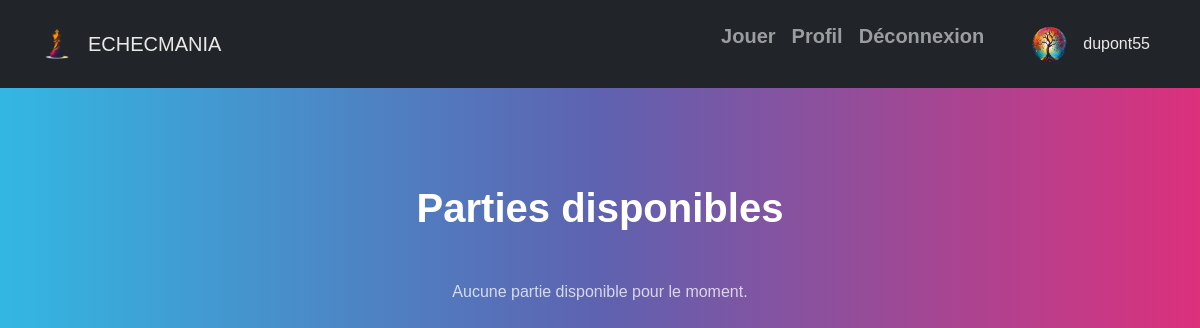
Page /view/games_list.php (signed in) on the earlier database version.
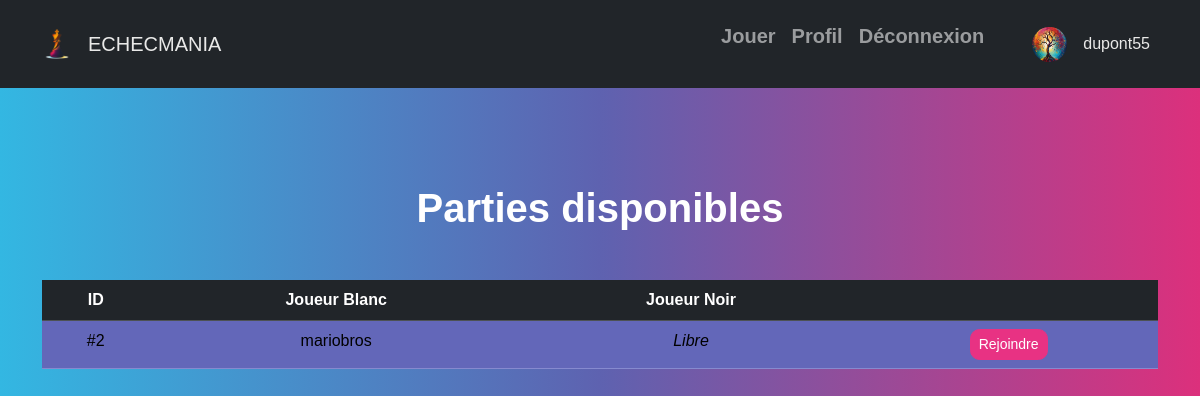
Same page on the later database version.
### tables this page shows
CREATE TABLE `game` (
  `id_game` int NOT NULL,
  `player_white` int DEFAULT NULL,
  `player_black` int DEFAULT NULL,
  `current_board` text,
  `turn` enum('white','black') DEFAULT 'white',
  `status` enum('waiting','ongoing','finished') DEFAULT 'waiting',
  `created_at` timestamp NULL DEFAULT CURRENT_TIMESTAMP,
  `white_replay_request` tinyint(1) DEFAULT '0',
  `black_replay_request` tinyint(1) DEFAULT '0',
  `whiteKingMoved` tinyint(1) DEFAULT '0',
  `blackKingMoved` tinyint(1) DEFAULT '0',
  `whiteRookLeftMoved` tinyint(1) DEFAULT '0',
  `whiteRookRightMoved` tinyint(1) DEFAULT '0',
  `blackRookLeftMoved` tinyint(1) DEFAULT '0',
  `blackRookRightMoved` tinyint(1) DEFAULT '0'
);

CREATE TABLE `player` (
  `id_player` int NOT NULL,
  `firstname_player` varchar(100) DEFAULT NULL,
  `lastname_player` varchar(100) DEFAULT NULL,
  `nickname_player` varchar(100) DEFAULT NULL,
  `email_player` varchar(100) DEFAULT NULL,
  `password_player` varchar(255) DEFAULT NULL,
  `image_player` varchar(255) DEFAULT NULL
);

### view/games_list.php (the view, shortened to what this page needs)
<?php
require_once("../controller/pdo.php");
$stmt = $pdo->query("
    SELECT g.id_game, g.player_white, g.player_black,
           pw.nickname_player AS white_nick, pb.nickname_player AS black_nick
    FROM game g
    LEFT JOIN player pw ON g.player_white = pw.id_player
    LEFT JOIN player pb ON g.player_black = pb.id_player
    WHERE g.player_white IS NULL OR g.player_black IS NULL
    ORDER BY g.id_game DESC
");
$games = $stmt->fetchAll(PDO::FETCH_ASSOC);
?>
<!DOCTYPE html>
<html lang="fr">
<head>
    <link rel="stylesheet" href="../node_modules/bootstrap/dist/css/bootstrap.min.css">
    <link rel="stylesheet" href="../public/css/style.css">
</head>
<body>
    <?php include("base.php"); ?>
    <div class="container mt-5">
        <h1 class="text-center mb-4">Parties disponibles</h1>
        <?php if (count($games) === 0): ?>
            <p class="text-center text-muted">Aucune partie disponible pour le moment.</p>
        <?php else: ?>
            <table class="table table-striped text-center">
                <thead class="table-dark">
                    <tr>
                        <th>ID</th>
                        <th>Joueur Blanc</th>
                        <th>Joueur Noir</th>
                        <th></th>
                    </tr>
                </thead>
                <tbody>
                    <?php foreach ($games as $game): ?>
                        <tr>
                            <td>#<?php echo $game['id_game']; ?></td>
                            <td><?php echo $game['white_nick'] ?? "<em>Libre</em>"; ?></td>
                            <td><?php echo $game['black_nick'] ?? "<em>Libre</em>"; ?></td>
                            <td>
                                <a href="join_game.php?game_id=<?php echo $game['id_game']; ?>" class="btn btn-primary btn-sm">
                                    Rejoindre
                                </a>
                            </td>
                        </tr>
                    <?php endforeach; ?>
                </tbody>
            </table>
        <?php endif; ?>
    </div>
</body>
</html>

### view/base.php (shortened to what this page needs)
<nav class="navbar navbar-expand-lg bg-dark navbar-dark">
    <div class="container">
        <a class="navbar-brand text-light d-flex align-items-center" href="<?php echo isset($_SESSION['nickname_player']) ? 'game.php' : 'index.php'; ?>">
            <img src="../public/img/static/logo3.png" alt="Logo" style="height: 30px; width: auto;" class="me-2">
            ECHECMANIA
        </a>
        <div class="collapse navbar-collapse justify-content-end" id="navbarSupportedContent">
            <ul class="navbar-nav align-items-center">
                <?php if (!isset($_SESSION['nickname_player'])): ?>
                    <li class="nav-item">
                        <a class="nav-link" href="add_user_form.php">
                            <h5>Inscription</h5>
                        </a>
                    </li>
                    <li class="nav-item">
                        <a class="nav-link" href="login.php">
                            <h5>Connexion</h5>
                        </a>
                    </li>
                <?php else: ?>
                    <li class="nav-item">
                        <a class="nav-link" href="play.php">
                            <h5>Jouer</h5>
                        </a>
                    </li>
                    <li class="nav-item">
                        <a class="nav-link" href="profile.php">
                            <h5>Profil</h5>
                        </a>
                    </li>
                    <li class="nav-item">
                        <a class="nav-link" href="../controller/logout_controller.php">
                            <h5>Déconnexion</h5>
                        </a>
                    </li>
                    <li class="nav-item d-flex align-items-center ms-3">
                        <a class="nav-link d-flex align-items-center" href="view/profile.php">
                            <img src="../public/img/uploads/<?php echo $_SESSION['image_player'] ?? 'default-avatar.png'; ?>"
                                class="rounded-circle me-2" width="35" height="35" alt="Avatar">
                            <span class="text-light"><?php echo htmlspecialchars($_SESSION['nickname_player']); ?></span>
                        </a>
                    </li>
                <?php endif; ?>
            </ul>
        </div>
    </div>
</nav>

### public/css/style.css (style rules this page uses)
body { margin: 0; font-family: Arial, sans-serif; background-color: #f0f0f0; }
.navbar-brand img { width: 2rem; height: auto; }

Differences in the rows shown:
added game: id_game "2", player.nickname_player "mariobros", black_nick "Libre"
Other differences:
text no longer shown: "Aucune partie disponible pour le moment."
text now shown: "ID Joueur Blanc Joueur Noir"
